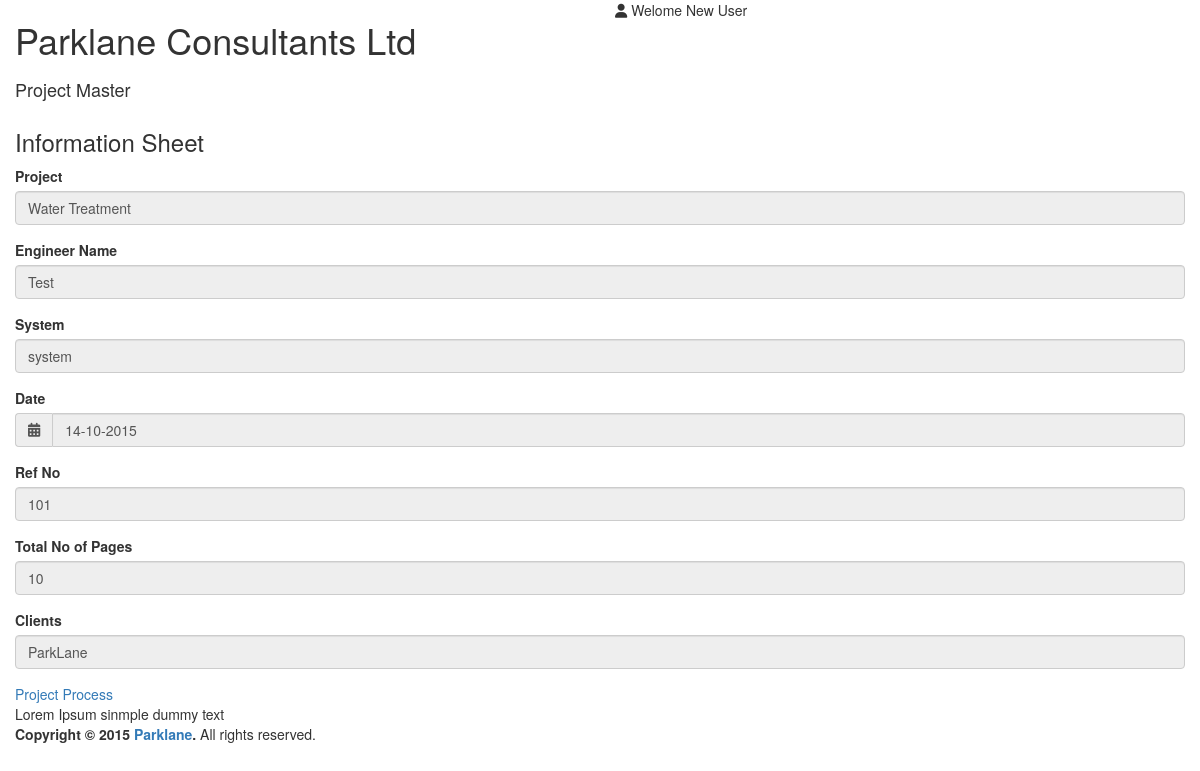
The page / on the database its author committed.
### tables this page shows
CREATE TABLE IF NOT EXISTS `projectprocess` (
  `id` int(11) NOT NULL AUTO_INCREMENT,
  `engineername` varchar(50) NOT NULL,
  `project` varchar(255) NOT NULL,
  `system` varchar(255) NOT NULL,
  `date` varchar(50) NOT NULL,
  `refno` int(50) NOT NULL,
  `totnopages` int(50) NOT NULL,
  `client` varchar(255) NOT NULL,
  PRIMARY KEY (`id`)
);

### application/core/MY_Controller.php (called while the page is built, shortened)
<?php
class MY_Controller extends CI_Controller {
    public function viewTemplates($view, $data, $template = array()) {
        if (isset($template['header'])) {
            $this->load->view($template['header']);
        } else {
            $this->load->view('common/header');
        }
        $this->load->view($view, $data);
        if (isset($template['footer'])) {
            $this->load->view($template['footer']);
        } else {
            $this->load->view('common/footer');
        }
    }
}

### application/controllers/Projectmaster.php (called while the page is built, shortened)
<?php
class Projectmaster extends MY_Controller {
    public function index() {
        $this->form_validation->set_rules('engineername', 'Engineer name', 'required');
        $this->form_validation->set_rules('project', 'Project', 'required');
        $this->form_validation->set_rules('system', 'System', 'required');
        $this->form_validation->set_rules('startdate', 'Date', 'required|callback_startval');
        $this->form_validation->set_rules('refno', 'Ref No', 'required');
        $this->form_validation->set_rules('totpage', 'Total no of page', 'required');
        $this->form_validation->set_rules('client', 'Client', 'required');
        if ($this->form_validation->run() == True) {
            $data = array(
                'engineername' => $this->input->post('engineername'),
                'project' => $this->input->post('project'),
                'system' => $this->input->post('system'),
                'date' => $this->input->post('startdate'),
                'refno' => $this->input->post('refno'),
                'totnopages' => $this->input->post('totpage'),
                'client' => $this->input->post('client'),
            );
            $last_insert_id = $this->projectprocess->insert_project($data);
            if ($last_insert_id) {
                redirect('projectmaster');
            }
        } else {
            $result['value'] = $this->projectprocess->get_project_process();
            $this->viewTemplates('project_process_view', $result, array('left_content' => 'common/main_left_content', 'content' => 'No'));
        }
    }
}

### index.php (called while the page is built, shortened)
<?php
require_once BASEPATH.'core/CodeIgniter.php';

### application/models/Projectprocess.php (called while the page is built, shortened)
<?PHP
class Projectprocess extends CI_Model {
    public function get_project_process() {
        $sql = "SELECT * FROM projectprocess ";
        $query = $this->db->query($sql);
        return $result = $query->row_array();
    }
}
?>

### application/views/project_process_view.php (the view, shortened to what this page needs)
<div class="col-md-12">
    <div class="content">
        <h4 class="animated zoomIn">Project Master</h4>
        <div class="row">
            <div class="col-md-12">
                <div class="box box-warning">
                    <div class="box-header with-border">
                        <h3 class="box-title">Information Sheet</h3>
                    </div>
                    <div class="box-body">
                        <?php
                        if (!empty($value)) {
                            $disabled = "disabled";
                        } else {
                            $disabled = "";
                        }
                        ?>
                        <form role="form" method="post" >
                            <div class="form-group">
                                <label>Project</label>
                                <input type="text" class="form-control" name="project" id="project" placeholder="Project" value="<?php echo $value['project'] ? $value['project'] : set_value('project'); ?>" required <?php echo $disabled ?>>
                            </div>
                            <div class="form-group">
                                <label >Engineer Name</label>
                                <input type="text" class="form-control" name="engineername" id="engineername" placeholder="Engineer Name" value="<?php echo $value['engineername'] ? $value['engineername'] : set_value('engineername'); ?>" required <?php echo $disabled ?> >
                            </div>
                            <div class="form-group">
                                <label>System</label>
                                <input type="text" class="form-control" name="system" id="system" placeholder="System" value="<?php echo $value['system'] ? $value['system'] : set_value('system'); ?>" required <?php echo $disabled ?>>
                            </div>
                            <div class="form-group">
                                <label >Date</label>
                                <div class="input-group">
                                    <div class="input-group-addon">
                                        <i class="fa fa-calendar"></i>
                                    </div>
                                    <input type="text" class="form-control" id="startdate" name="startdate" value="<?php echo $value['date'] ? $value['date'] : set_value('startdate'); ?>" required <?php echo $disabled ?>/>
                                </div>
                            </div>
                            <div class="form-group">
                                <label>Ref No</label>
                                <input type="text" class="form-control" name="refno" id="refno" placeholder="Ref No" value="<?php echo $value['refno'] ? $value['refno'] : set_value('refno'); ?>" required <?php echo $disabled ?>>
                            </div>
                            <div class="form-group">
                                <label>Total No of Pages</label>
                                <input type="text" class="form-control" name="totpage" id="totpage" placeholder="Total No of Pages" value="<?php echo $value['totnopages'] ? $value['totnopages'] : set_value('totpage'); ?>" required <?php echo $disabled ?>>
                            </div>
                            <div class="form-group">
                                <label>Clients</label>
                                <input type="text" class="form-control" name="client" id="client" placeholder="Client" value="<?php echo $value['client'] ? $value['client'] : set_value('client'); ?>" required <?php echo $disabled ?>>
                            </div>
                            <?php if (!empty($value)) { ?>
                                <div class="box-footer">
                                    <a href="<?php echo base_url(); ?>projectmaster/airSystem" class="btn-list" role="button">Project Process</a>
                                </div>
                            <?php } ?>
                        </form>
                    </div>
                </div>
            </div>
        </div>
    </div>
</div>

### rows shown on the page
projectprocess: project "Water Treatment", engineername "Test", system "system", startdate "14-10-2015", refno "101", totpage "10", client "ParkLane"
